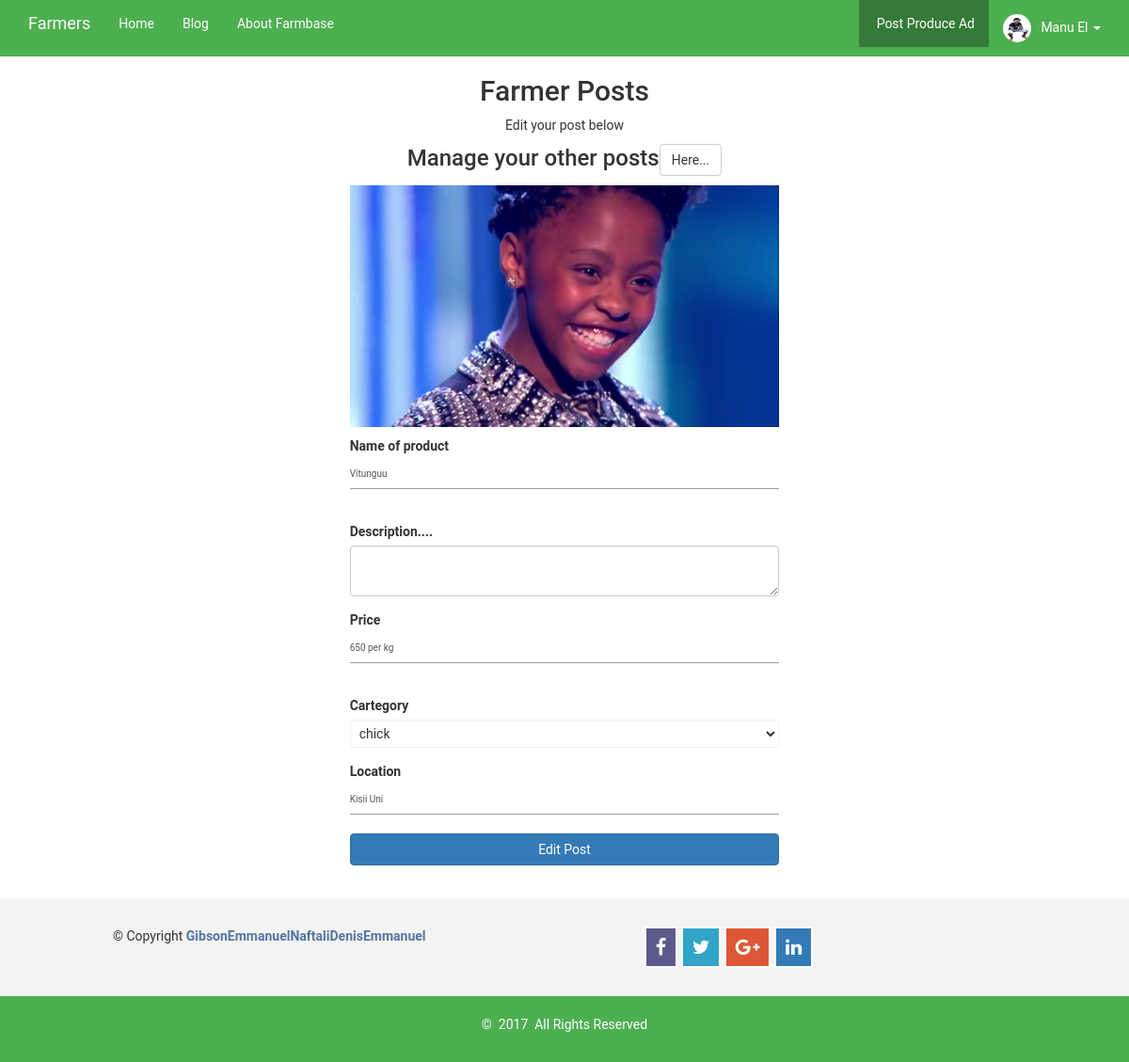
/edit_post.php?edit=7 (signed in), run on an earlier commit of the app's database.
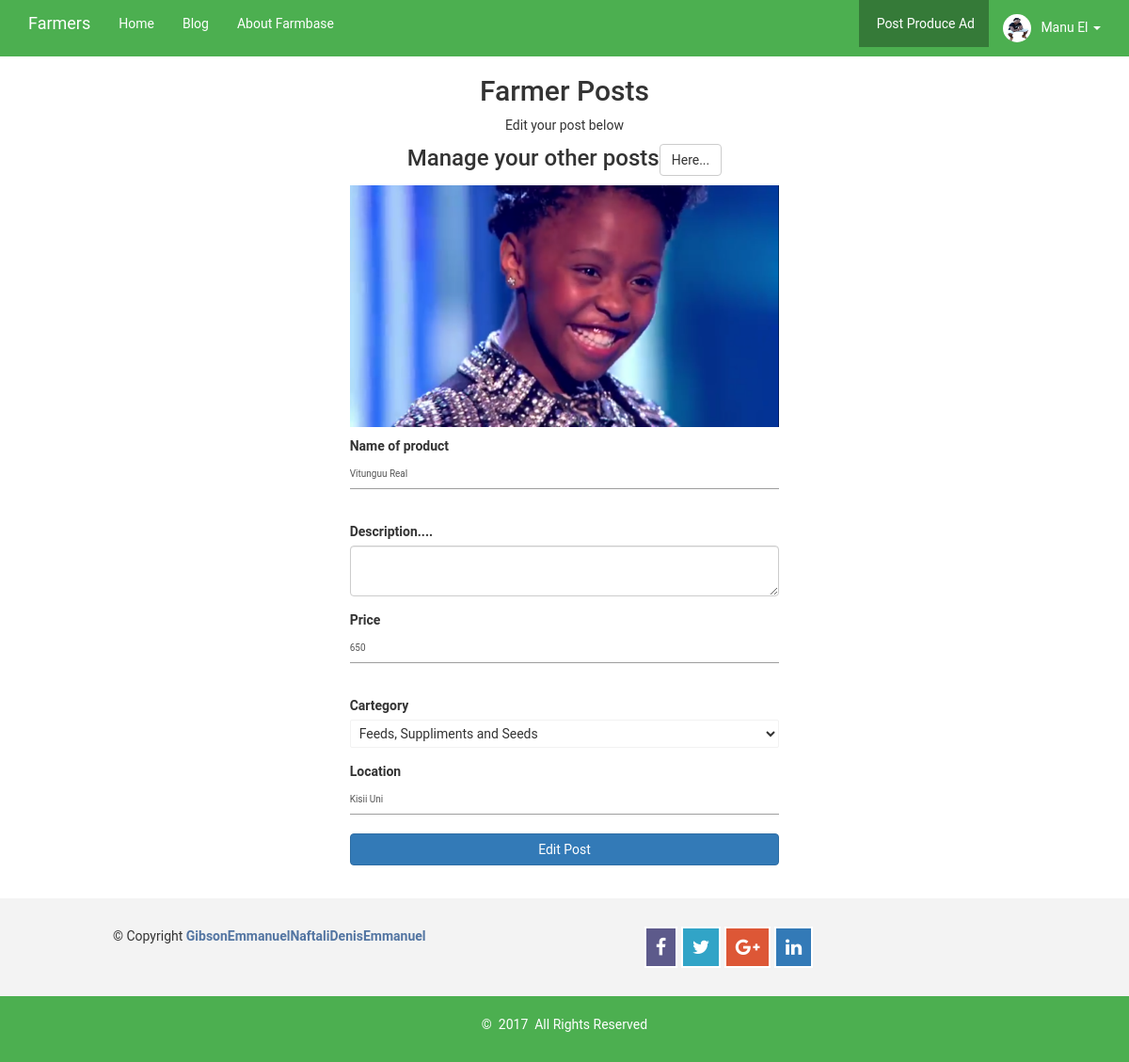
And on a later commit of the database.
### tables this page shows
CREATE TABLE `tbl_farmers` (
  `ID` int(11) NOT NULL,
  `name` varchar(100) NOT NULL,
  `email` varchar(100) NOT NULL,
  `phone` varchar(100) NOT NULL,
  `photo` varchar(100) NOT NULL,
  `pass` varchar(500) NOT NULL
);

CREATE TABLE `farmer_posts` (
  `ID` int(11) NOT NULL,
  `title` varchar(100) NOT NULL,
  `price` varchar(100) NOT NULL,
  `description` varchar(500) NOT NULL,
  `cartegory` varchar(100) NOT NULL,
  `phone` varchar(100) NOT NULL,
  `location` varchar(100) NOT NULL,
  `photo` varchar(100) NOT NULL,
  `email` varchar(100) NOT NULL,
  `userID` int(10) NOT NULL,
  `userpic` varchar(100) NOT NULL,
  `timer` timestamp NOT NULL DEFAULT CURRENT_TIMESTAMP ON UPDATE CURRENT_TIMESTAMP,
  `hidden` varchar(5) NOT NULL
);

### class.farmer.php (called while the page is built, shortened)
<?php
class FARMER
{
	private $conn;
	public function __construct()
	{
		$database = new Database();
		$db = $database->dbConnection();
		$this->conn = $db;
    }
	public function runQuery($sql)
	{
		$stmt = $this->conn->prepare($sql);
		return $stmt;
	}
	public function is_logged_in()
	{
		if(isset($_SESSION['farmerSession']))
		{
			return true;
		}
	}
}

### edit_post.php (the view, shortened to what this page needs)
<?php
require_once 'class.farmer.php';
$farmer_post = new FARMER();
$stmt = $farmer_post->runQuery("SELECT * FROM tbl_farmers WHERE email=:email_id");
$stmt->execute(array(":email_id"=>$_SESSION['farmerSession']));
$row = $stmt->fetch(PDO::FETCH_ASSOC);
?>
<?php
				        $editer = $_GET['edit'];
							 $stmt = $farmer_post->runQuery("SELECT * FROM farmer_posts WHERE ID=:email_id");
								$stmt->execute(array(":email_id"=> $editer));
								$message = $stmt->fetch(PDO::FETCH_ASSOC);
?>
<!DOCTYPE html>
<html>
	<head>
		 <link href="css/style.css" rel="stylesheet">
		<link href="css/bootstrap.min.css" rel="stylesheet" type="text/css" />
		 <link href="font/css/font-awesome.css" rel="stylesheet" />
		  <link href="css/parsley.css" rel="stylesheet">
		<link rel="stylesheet" href="css/material-inputs.css">
	</head>
	<body>
	<section>
		<nav class="navbar navbar-default navbar-fixed-top">
      <div class="container">
        <div class="navbar-header">
          <a class="navbar-brand" href="index">Farmers</a>
        </div>
        <div id="navbar" class="navbar-collapse collapse">
          <ul class="nav navbar-nav">
            <li ><a href="index">Home</a></li>
            <li><a href="blog">Blog</a></li>
            <li><a href="about">About Farmbase</a></li>
          </ul>
          <ul class="nav navbar-nav navbar-right">
           <?php
if($farmer_post->is_logged_in()) {
 	?>
 	<li class="active"><a href="farmer_post"><span class="glyphicon glyphicon"></span>&nbsp;Post Produce Ad</a></li>
	 <li class="dropdown">
              <a href="#" class="dropdown-toggle" data-toggle="dropdown" role="button" aria-haspopup="true" aria-expanded="false">
              	<?php
					if(isset($pic)){
						echo $pic;
					} else { ?>
					<img class="img-circle " src="farmer_images/<?php echo $row['photo']; ?>"  style=" padding:0px;"  height=50px />
				<?php
				}?>
			  <span class=""></span>&nbsp; <?php echo $row['name']; ?>&nbsp;<span class="caret"></span></a>
            </li><?php } ?>
          </ul>
        </div>
      </div>
    </nav>
    <div class="clearfix"></div><br><br><br>
    <section>
    	<div class="container" id="post_body">
           	<div class=" col-md-8 col-md-offset-2 row text-center">
           		<h2 class="title ">Farmer Posts</h2>
           		<p> Edit your post below</p>
           		<span class="h3">Manage your other posts<a href="manage_posts" class="btn btn-default">Here...</a></span>
           	</div><br>
           	<div class="col-md-8 col-sm-10 col-md-offset-2 col-sm-offset-1">
								<div class="col-md-8 col-md-offset-2">
					                <?php if ( $message['photo']==''){
					                 echo "";
					                }else {?>
					                	 <img  src="post_images/<?php echo $message['photo']; ?>" style="padding: 10px 0px;"  class="item_image img-responsive" />
							               <?php }
					                ?>
			               		</div>
				<form method="post" enctype="multipart/form-data" data-parsley-validate >
							<div class="form-group col-md-8 col-md-offset-2">
								<label class="login-field-icon fui-user" for="login-name">Name of product </label>
							  <input type="text" name="title" class="form-control login-field" value="<?php echo $message['title']; ?>" placeholder="Name of Product" id="login-name" required />
							</div>
							<div class="form-group col-md-8 col-md-offset-2">
							<label class="login-field-icon fui-lock" for="login-pass">Description.... </label>
							  <textarea type="text" name="description" class="form-control login-field" value="<?php echo $message['description']; ?>" placeholder="Description..." id="login-pass" required > </textarea>
							</div>
							<div class="form-group col-md-8 col-md-offset-2">
								 <label class="login-field-icon fui-lock" for="login-pass">Price</label>
							  <input type="text" name="price" class="form-control login-field" value="<?php echo $message['price']; ?>" placeholder="Price" id="login-pass" required data-parsley-type="integer" 	 />
							</div>
							<div class="form-group col-md-8 col-md-offset-2">
								<label class="login-field-icon fui-lock" for="login-pass">Cartegory</label>
								<select class="browser-default select-dropdown" name="cartegory" required>
							     <option value="<?php echo $message['cartegory']; ?>"><?php echo $message['cartegory']; ?></option>
							    </select>
							</div>
								<div class=" col-md-8 col-md-offset-2">
									 <label class="login-field-icon fui-lock " for="login-pass">Location</label>
								  <input type="text" name="location" class="placepicker form-control" value="<?php echo $message['location']; ?>" placeholder="Enter a Location" id="login-pass" required />
								</div>
							<div class="form-group col-md-8 col-md-offset-2">
							<input class="btn btn-primary green  btn-block" value="Edit Post" name="btn-post" type="submit"/><br>
							</div>
				</form>
           	</div>
    	</div>
    </section>
	<?php
	include 'footer.php';
	?>
	</body>
</html>

### footer.php (shortened to what this page needs)
<footer>
 		 <div class="footer-middle">
			<div class="container">
			  <div class="row">
			  <div class="col-lg-6 col-md-6 col-sm-6 col-xs-12">
				<div class="footer-copyright">
				  <p>&copy; Copyright  <a href="/">GibsonEmmanuelNaftaliDenisEmmanuel</a></p>
				</div>
			  </div>
			  <div class="col-lg-6 col-md-6 col-sm-6 col-xs-12">
				<div class="footer-social">
					<a href="#"><span class="fa fa-facebook"></span></a>
					<a href="#"><span class="fa fa-twitter"></span></a>
					<a href="#"><span class="fa fa-google-plus"></span></a>
					<a href=""><span class="fa fa-linkedin"></span></a>
				</div>
			  </div>
			</div>
			</div>
		  </div>
		<div class="col-md-12">
			<div class="col-md-6 col-md-offset-3 text-center">
				<p>&copy; &nbsp;<?php echo date('Y'); ?> &nbsp;All Rights Reserved </p>
			</div>
		</div>
	</footer>

### css/style.css (style rules this page uses)
html , body { font-family: 'Roboto', sans-serif !important; }
.navbar-fixed-top, #navbar, #myTab { background-color:#4CAF50 !important; border: none!important; }
.dropdown-toggle { background-color:#4CAF50 !important; }
ul .active a { background-color:rgba(0,0,0,0.3) !important; border: none!important; }
.nav li a, .navbar-brand { color: #fff!important; border: none!important; border-radius: 0px!important; }
.dropdown-toggle img { width: 30px!important; height: 30px!important; padding: 0px!important; }
footer .col-md-12 { color: #fff; padding: 20px; width: 100%; background-color: #4CAF50!important; }
a { text-decoration: none; }
ul { list-style: none; }
.footer-middle .container { width: 100%; padding: 30px 10%; background-color: #F3F3F3; }
.footer-middle p a { color: #5375A2; font-weight: 600; }
.footer-social { margin-left: 15%; }
.footer-social .fa { padding: 10px; font-size: 20px; }
.fa-facebook { border: 2px solid #fff; background-color: #5D5A8B; color: #fff; }
.fa-google-plus { background-color: #DD5736; color: #fff; border: 2px solid #fff; }
.fa-twitter { color:#fff ; border: 2px solid #fff; background-color: #31A4C7; }
.fa-linkedin { border: 2px solid #fff; color: #fff; background-color: #337AB7; }

### css/material-inputs.css (style rules this page uses)
input:not([type]), input[type=text], input[type=password], input[type=email], input[type=url], input[type=time], input[type=date], input[type=datetime], input[type=datetime-local], input[type=tel], input[type=number], input[type=search], textarea.materialize-textarea { background-color: transparent; border: none; border-bottom: 1px solid #9e9e9e; border-radius: 0; outline: none; height: 3rem; width: 100%; font-size: 1rem; margin: 0 0 20px 0; padding: 0; box-shadow: none; box-sizing: content-box; transition: all 0.3s; }
select { display: none; }
select.browser-default { display: block; }
select { background-color: rgba(255, 255, 255, 0.9); width: 100%; padding: 5px; border: 1px solid #f2f2f2; border-radius: 2px; height: 3rem; }

What changed in the data, as far as the page shows it:
changed farmer_posts "Kisii Uni": title "Vitunguu" → "Vitunguu Real"; price "650 per kg" → "650"; cartegory "chick" → "Feeds, Suppliments and Seeds"
